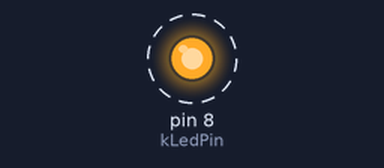
A sketch run on a simulated Arduino Uno, built with avr-gcc and run on an emulated ATmega328P. Parts: output pins drawn as LEDs (lit = HIGH). Dashed ring = blinking.

Above: at 0.2 s.
Timing chart, 0 to 3.0 s (numbered marks = the images above):
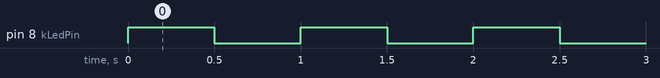

Measured:
- by itself, pin 8 (kLedPin): alternates HIGH for 0.50 s and LOW for 0.50 s

The sketch:

blink_led.ino
```cpp
constexpr int kLedPin = 8;
constexpr unsigned long kOnMs = 500;
constexpr unsigned long kOffMs = 500;

void setup() {
  pinMode(kLedPin, OUTPUT);
  digitalWrite(kLedPin, LOW);
}

void loop() {
  digitalWrite(kLedPin, HIGH);
  delay(kOnMs);
  digitalWrite(kLedPin, LOW);
  delay(kOffMs);
}
```
